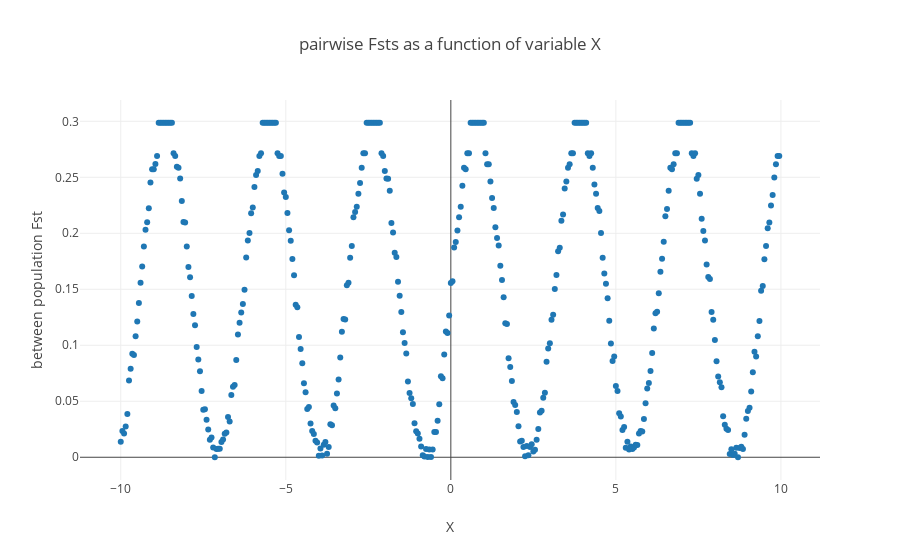

The code cell stored with this chart in its notebook:
### Markdown cell above
We can see that distances in feature space aren't linearly correlated to among-population fsts. This is to be expected. However the relationship is globally positive, i'll take that as a win and procede.

### Code cell
coords= {z:[x for x in range(len(labels)) if labels[x] == z] for z in list(set(labels))}


fig_data= [go.Scatter(
x= Control[coords[i],0],
y= Control[coords[i],1],
mode= 'markers',
name= 'fst pops {} / {}'.format(i[0],i[1])
) for i in coords.keys()
]


layout = go.Layout(
    title= 'pairwise Fsts as a function of variable X',
    yaxis=dict(
        title='between population Fst'),
    xaxis=dict(
        title='X')
)


fig= go.Figure(data=fig_data, layout=layout)
iplot(fig)

### Figure 1 — Plotly figure (JSON) as saved in the notebook; plotly's stock layout.template omitted (floating-point values rounded to 4 significant figures; data arrays with more than 128 entries replaced by an {"elided": "..."} marker saying what was removed)
{"data": [{"mode": "markers", "name": "fst pops 1 / 2", "type": "scatter", "uid": "46d329ed-cfa8-47f2-83f3-03ce06f27458", "x": {"elided": "400 float values"}, "y": {"elided": "400 float values"}}], "layout": {"title": "pairwise Fsts as a function of variable X", "xaxis": {"title": "X"}, "yaxis": {"title": "between population Fst"}}}
